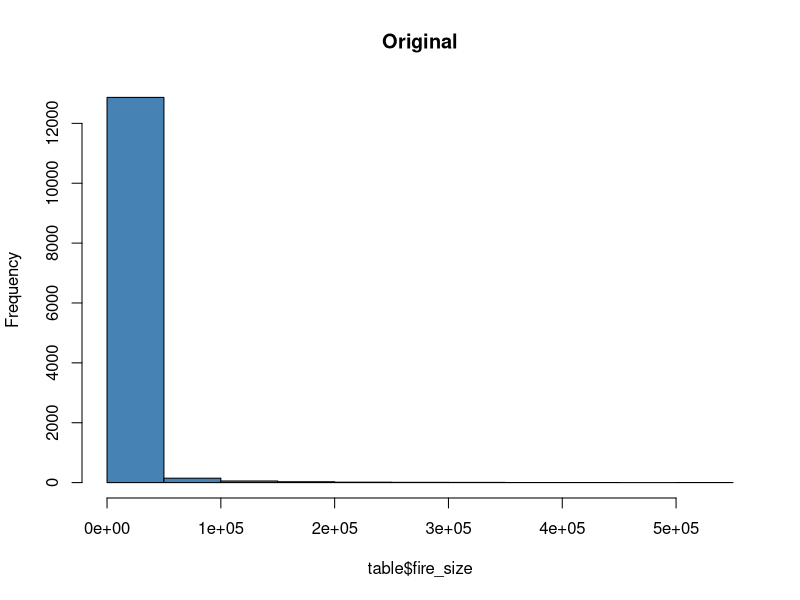
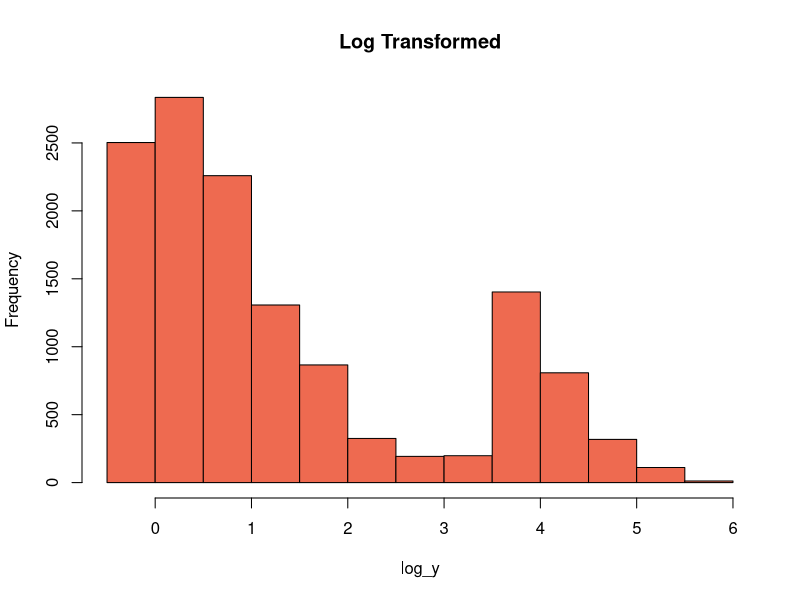

Here is the R script that generated these plots, in order:
table <- read.csv("../Resources_k/df_all_k.csv")
lm(fire_size ~ Temp_pre_7 + Hum_pre_7 + Wind_pre_7, data=table)
summary(lm(fire_size ~ Temp_pre_7 + Hum_pre_7 + Wind_pre_7, data=table))

log_y <- log10(table$fire_size)

lm(log_y ~ Temp_pre_7 + Hum_pre_7 + Wind_pre_7, data=table)
summary(lm(log_y ~ Temp_pre_7 + Hum_pre_7 + Wind_pre_7, data=table))


#create histogram for original distribution
hist(table$fire_size, col='steelblue', main='Original')

#create histogram for log-transformed distribution 
hist(log_y, col='coral2', main='Log Transformed')



table(table$year,table$discovery_month) #generate contingency table

tbl <- table(table$year,table$discovery_month) #generate contingency table
chisq.test(tbl) #compare categorical distributions


table(table$year,table$fire_size_bin) #generate contingency table

tbl <- table(table$year,table$fire_size_bin) #generate contingency table
chisq.test(tbl) #compare categorical distributions


table(table$year,table$fire_cause) #generate contingency table

tbl <- table(table$year,table$fire_cause) #generate contingency table
chisq.test(tbl) #compare categorical distributions
